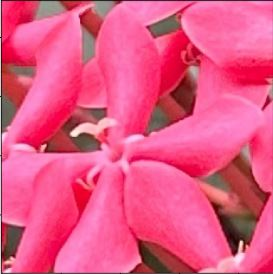
%> input picture Laboratory-Activity-1/flower.jpg, 273 x 274 px
$ octave Lab_Act_1_Octave.m   (GNU Octave 9; MATLAB toolbox functions it lacks are replaced by stand-ins)
%> lines starting %> are read from the running program, lines starting %| are printed output that depends on the picture
pkg load image
% Read the image
img = imread('C:\Users\Austine\Desktop\Lab 1\flower.jpg');
%> img is the input picture: size 274x273x3 uint8; mean R, G, B 228.6, 86.6, 133.4
% Rotate by 30 degrees
rotated_img = imrotate(img, 30);
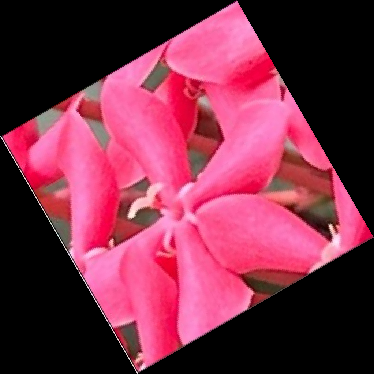
%> rotated_img: size 374x374x3 uint8; mean R, G, B 122.3, 46.3, 71.3

% Flip horizontally
flipped_img = fliplr(rotated_img);
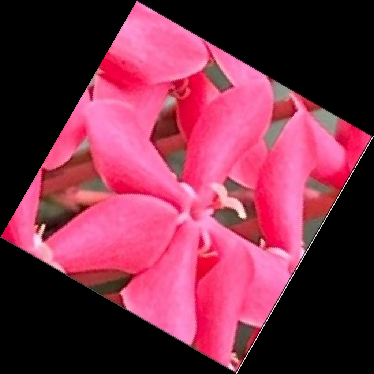
%> flipped_img: size 374x374x3 uint8; mean R, G, B 122.3, 46.3, 71.3; mean of the top-left, top-right, bottom-left and bottom-right quarters 79.9, 81.6, 79.5, 78.9

% Display results figure(1);
plot(1,1);
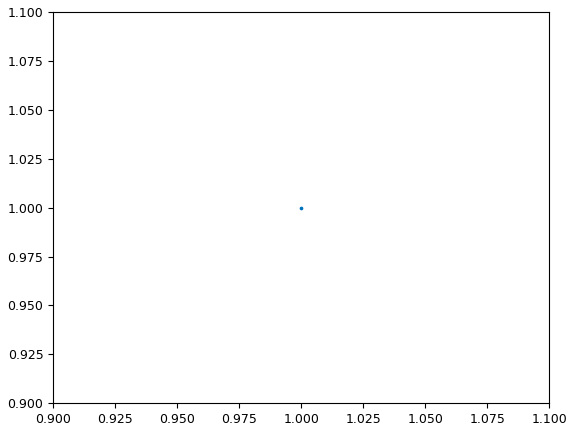
%> figure redrawn from the program's plot data
imshow(img);
title('Original Image');
figure(2);
plot(1,1);
imshow(rotated_img);
title('Rotated 30°'); figure(3); plot(1,1); imshow(flipped_img); title('Rotated & Flipped');
